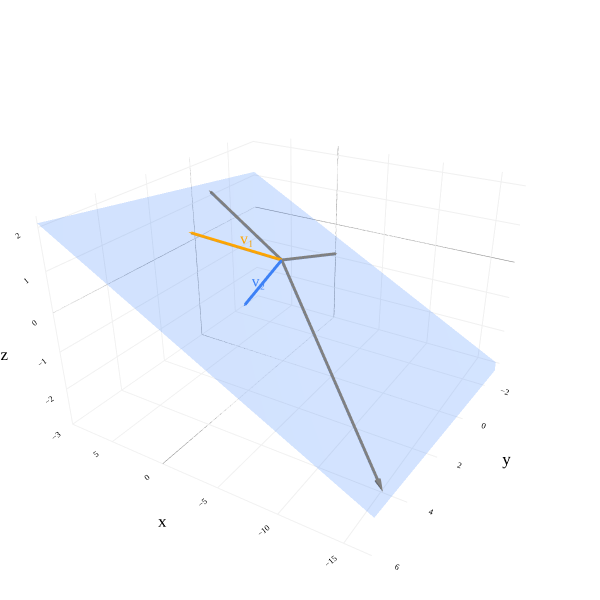

Here is the notebook cell this chart was saved with:
### Markdown cell above
As was the case in $\mathbb{R}^2$, since $\color{orange} \vec v_1$ and $\color{#3d81f6} \vec v_2$ aren't collinear, they span a plane. In $\mathbb{R}^2$, there was only one possible plane that two vectors could span, because all of $\mathbb{R}^2$ itself is a plane, but in $\mathbb{R}^3$ there are infinitely many planes. 

A plane is a flat surface that extends infinitely in all directions, with the property that if you connect any two points on the plane, the line connecting them lies entirely on the plane.

### Code cell
from utils import plot_vectors
import numpy as np
import plotly.graph_objects as go

v1 = (5, 2, 1)
v2 = (-2, 3, 0)

lc1 = tuple(-0.5 * np.array(v1) - 0.5 * np.array(v2))
lc2 = tuple(-2 * np.array(v1) + 3 * np.array(v2))
lc3 = tuple(1.25 * np.array(v1) - 1 * np.array(v2))

fig = plot_vectors([(v1, "orange", r"v₁"), 
                    (v2, "#3d81f6", r"v₂"),
                    (lc1, "gray", r""),
                    (lc2, "gray", r""),
                    (lc3, "gray", r"")
                    ], show_axis_labels=True, vdeltax=0.3, vdeltay=1)

# Add the plane spanned by v1 and v2
plane_extent = 20
num_points = 3

s_range = np.linspace(-plane_extent, plane_extent, num_points)
t_range = np.linspace(-plane_extent, plane_extent, num_points)
s_grid, t_grid = np.meshgrid(s_range, t_range)

plane_x = s_grid * v1[0] + t_grid * v2[0]
plane_y = s_grid * v1[1] + t_grid * v2[1]
plane_z = s_grid * v1[2] + t_grid * v2[2]

fig.add_trace(go.Surface(
    x=plane_x,
    y=plane_y,
    z=plane_z,
    opacity=0.8,
    colorscale=[[0, 'rgba(61,129,246,0.3)'], [1, 'rgba(61,129,246,0.3)']],
    showscale=False,
))

fig.update_xaxes(
    scaleanchor="y",
    scaleratio=1,
    tickvals=np.arange(-10, 10, 1)
)

fig.update_yaxes(
    scaleanchor="x",
    scaleratio=1,
    tickvals=np.arange(-10, 10, 1)
)

fig.update_layout(
    xaxis_range=[-10, 10],
    yaxis_range=[-10, 10],
    width=600,
    height=600,
    scene_camera=dict(
        eye=dict(x=-1.2, y=2, z=1.2)
    ),
)

fig.show()

### Figure 1 — Plotly figure (JSON) as saved in the notebook; plotly's stock layout.template omitted (floating-point values rounded to 4 significant figures)
{"data": [{"hovertemplate": "(%{x}, %{y}, %{z})<extra></extra>", "line": {"color": "orange", "width": 6}, "mode": "lines", "showlegend": false, "type": "scatter3d", "x": [0, 5], "y": [0, 2], "z": [0, 1]}, {"colorscale": [[0, "orange"], [1, "orange"]], "hoverinfo": "skip", "showlegend": false, "showscale": false, "sizemode": "raw", "sizeref": 0.4, "type": "cone", "u": [0.5], "v": [0.2], "w": [0.1], "x": [5], "y": [2], "z": [1]}, {"hoverinfo": "skip", "mode": "text", "showlegend": false, "text": ["v₁"], "textfont": {"color": "orange", "family": "Palatino", "size": 16}, "textposition": "middle center", "type": "scatter3d", "x": [2.556], "y": [0.5358], "z": [0.5]}, {"hovertemplate": "(%{x}, %{y}, %{z})<extra></extra>", "line": {"color": "#3d81f6", "width": 6}, "mode": "lines", "showlegend": false, "type": "scatter3d", "x": [0, -2], "y": [0, 3], "z": [0, 0]}, {"colorscale": [[0, "#3d81f6"], [1, "#3d81f6"]], "hoverinfo": "skip", "showlegend": false, "showscale": false, "sizemode": "raw", "sizeref": 0.4, "type": "cone", "u": [-0.2], "v": [0.3], "w": [0], "x": [-2], "y": [3], "z": [0]}, {"hoverinfo": "skip", "mode": "text", "showlegend": false, "text": ["v₂"], "textfont": {"color": "#3d81f6", "family": "Palatino", "size": 16}, "textposition": "middle center", "type": "scatter3d", "x": [-0.8752], "y": [1.777], "z": [0]}, {"hovertemplate": "(%{x}, %{y}, %{z})<extra></extra>", "line": {"color": "gray", "width": 6}, "mode": "lines", "showlegend": false, "type": "scatter3d", "x": [0, -1.5], "y": [0, -2.5], "z": [0, -0.5]}, {"colorscale": [[0, "gray"], [1, "gray"]], "hoverinfo": "skip", "showlegend": false, "showscale": false, "sizemode": "raw", "sizeref": 0.4, "type": "cone", "u": [-0.15], "v": [-0.25], "w": [-0.05], "x": [-1.5], "y": [-2.5], "z": [-0.5]}, {"hoverinfo": "skip", "mode": "text", "showlegend": false, "text": [""], "textfont": {"color": "gray", "family": "Palatino", "size": 16}, "textposition": "middle center", "type": "scatter3d", "x": [-0.8786], "y": [-0.9928], "z": [-0.25]}, {"hovertemplate": "(%{x}, %{y}, %{z})<extra></extra>", "line": {"color": "gray", "width": 6}, "mode": "lines", "showlegend": false, "type": "scatter3d", "x": [0, -16], "y": [0, 5], "z": [0, -2]}, {"colorscale": [[0, "gray"], [1, "gray"]], "hoverinfo": "skip", "showlegend": false, "showscale": false, "sizemode": "raw", "sizeref": 0.4, "type": "cone", "u": [-1.6], "v": [0.5], "w": [-0.2], "x": [-16], "y": [5], "z": [-2]}, {"hoverinfo": "skip", "mode": "text", "showlegend": false, "text": [""], "textfont": {"color": "gray", "family": "Palatino", "size": 16}, "textposition": "middle center", "type": "scatter3d", "x": [-7.955], "y": [2.977], "z": [-1]}, {"hovertemplate": "(%{x}, %{y}, %{z})<extra></extra>", "line": {"color": "gray", "width": 6}, "mode": "lines", "showlegend": false, "type": "scatter3d", "x": [0, 8.25], "y": [0, -0.5], "z": [0, 1.25]}, {"colorscale": [[0, "gray"], [1, "gray"]], "hoverinfo": "skip", "showlegend": false, "showscale": false, "sizemode": "raw", "sizeref": 0.4, "type": "cone", "u": [0.825], "v": [-0.05], "w": [0.125], "x": [8.25], "y": [-0.5], "z": [1.25]}, {"hoverinfo": "skip", "mode": "text", "showlegend": false, "text": [""], "textfont": {"color": "gray", "family": "Palatino", "size": 16}, "textposition": "middle center", "type": "scatter3d", "x": [4.116], "y": [-0.7491], "z": [0.625]}, {"colorscale": [[0, "rgba(61,129,246,0.3)"], [1, "rgba(61,129,246,0.3)"]], "opacity": 0.8, "showscale": false, "type": "surface", "x": [[-60.0, 40.0, 140.0], [-100.0, 0.0, 100.0], [-140.0, -40.0, 60.0]], "y": [[-100.0, -60.0, -20.0], [-40.0, 0.0, 40.0], [20.0, 60.0, 100.0]], "z": [[-20.0, 0.0, 20.0], [-20.0, 0.0, 20.0], [-20.0, 0.0, 20.0]]}], "layout": {"font": {"color": "black", "family": "Palatino", "size": 14}, "height": 600, "margin": {"b": 0, "l": 0, "r": 0, "t": 0}, "paper_bgcolor": "white", "plot_bgcolor": "white", "scene": {"aspectratio": {"x": 1.2, "y": 1.2, "z": 0.8}, "bgcolor": "white", "camera": {"eye": {"x": -1.2, "y": 2, "z": 1.2}}, "xaxis": {"backgroundcolor": "white", "gridcolor": "#f0f0f0", "range": [-17, 9.25], "showbackground": true, "tickfont": {"size": 10}, "title": {"text": "x"}, "zerolinecolor": "gray"}, "yaxis": {"backgroundcolor": "white", "gridcolor": "#f0f0f0", "range": [-3.5, 6], "showbackground": true, "tickfont": {"size": 10}, "title": {"text": "y"}, "zerolinecolor": "gray"}, "zaxis": {"backgroundcolor": "white", "gridcolor": "#f0f0f0", "range": [-3, 2.25], "showbackground": true, "tickfont": {"size": 10}, "title": {"text": "z"}, "zerolinecolor": "gray"}}, "width": 600, "xaxis": {"range": [-10, 10], "scaleanchor": "y", "scaleratio": 1, "tickvals": [-10, -9, -8, -7, -6, -5, -4, -3, -2, -1, 0, 1, 2, 3, 4, 5, 6, 7, 8, 9]}, "yaxis": {"range": [-10, 10], "scaleanchor": "x", "scaleratio": 1, "tickvals": [-10, -9, -8, -7, -6, -5, -4, -3, -2, -1, 0, 1, 2, 3, 4, 5, 6, 7, 8, 9]}}}
